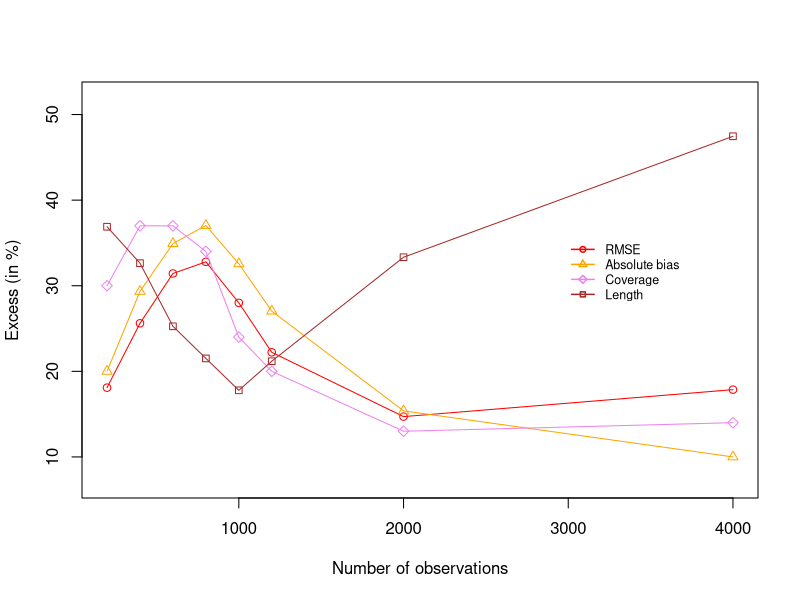
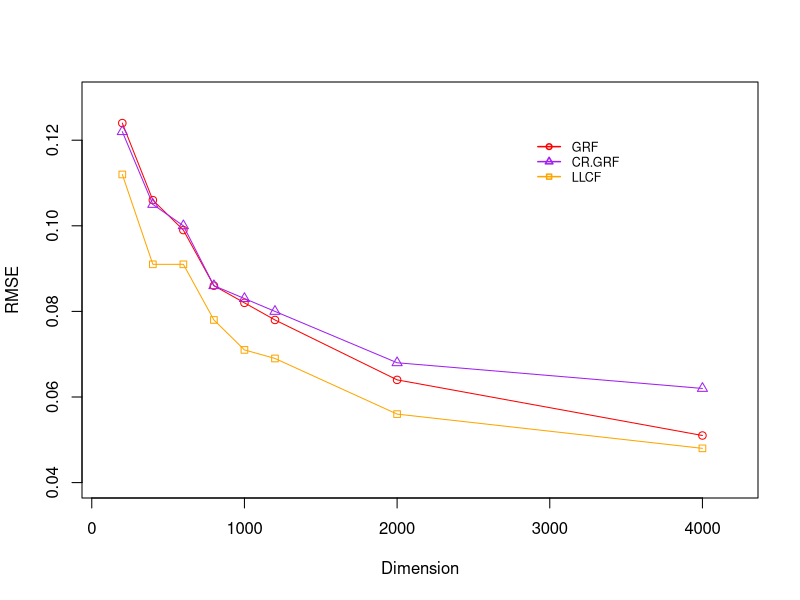
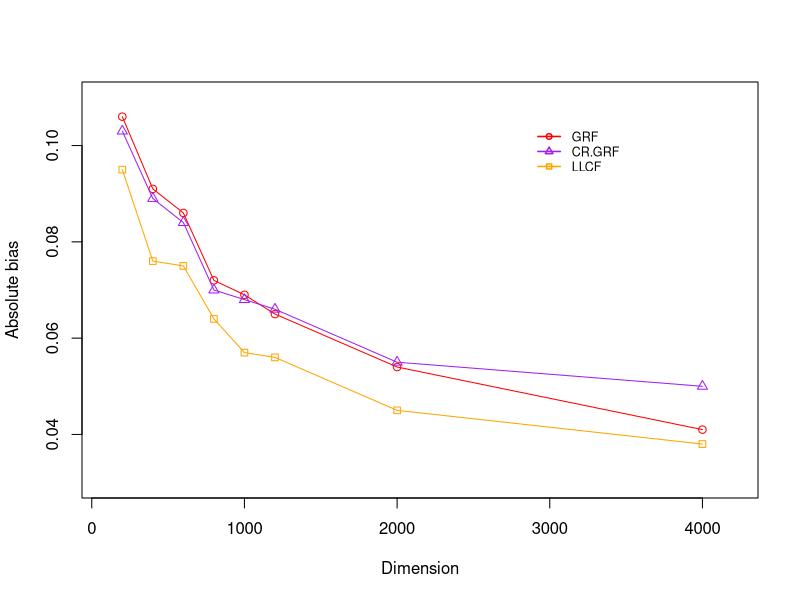
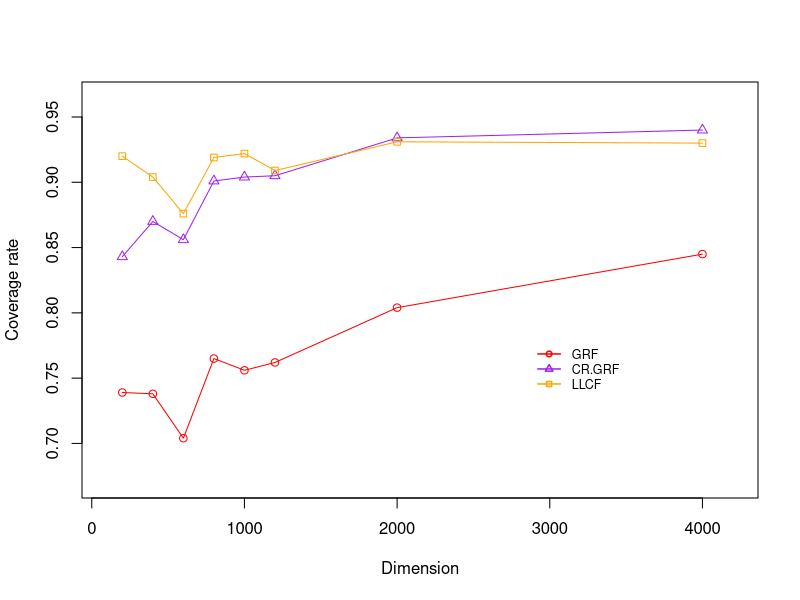
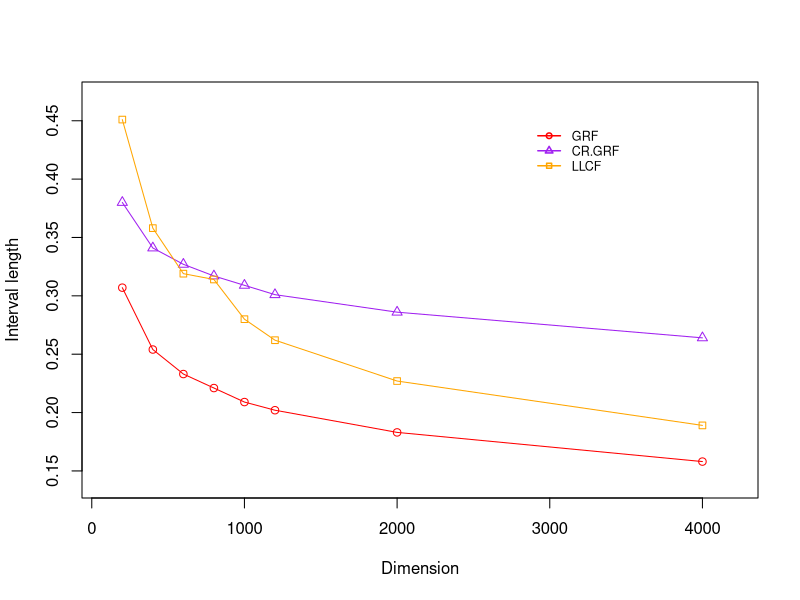

Here is the R script that generated these plots, in order:

excesserrors <- cbind(c(200,400,600,800,1000,1200,2000,4000), 
                      c(18.09,25.61,31.43,32.79,28.00,22.22,14.71,17.86), 
                      c(20.00,29.33,34.92,37.04,32.56,27.03,15.38,10.00),
                      c(30,37,37,34,24,20,13,14), 
                      c(36.89,32.63,25.26,21.51,17.78,21.18,33.33,47.46))

colnames(excesserrors) <- c("Number of observations", "Excess RMSE", "Excess absolute bias",
                            "Excess coverage rate", "Excess length")

par(mfrow = c(1, 1))

plot(x = excesserrors[,1], y = excesserrors[,2], type = "o", pch = 1, col = "red", main = "",
     xlim = c(200,4000), ylim = c(7, 52), xlab = "Number of observations", ylab = "Excess (in %)")
lines(x = excesserrors[,1], y = excesserrors[,3], type = "o", pch = 2, col = "orange")
lines(x = excesserrors[,1], y = excesserrors[,4], type = "o", pch = 5, col = "violet")
lines(x = excesserrors[,1], y = excesserrors[,5], type = "o", pch = 22, col = "brown")
legend(x = 3000, y = 36, box.lty = 0, cex = 0.75, pch = c(1,2, 5, 22), legend = c("RMSE", "Absolute bias", "Coverage", "Length"),
       lwd = 1.5, col = c("red", "orange", "violet", "brown"), xpd = TRUE)

semisynthetic.rmse <- cbind(c(200,400,600,800,1000,1200,2000,4000),
                            c(0.124,0.106,0.099,0.086,0.082,0.078,0.064,0.051),
                            c(0.122,0.105,0.100,0.086,0.083,0.080,0.068,0.062),
                            c(0.112,0.091,0.091,0.078,0.071,0.069,0.056,0.048))

semisynthetic.bias <- cbind(c(200,400,600,800,1000,1200,2000,4000),
                            c(0.106,0.091,0.086,0.072,0.069,0.065,0.054,0.041),
                            c(0.103,0.089,0.084,0.070,0.068,0.066,0.055,0.050),
                            c(0.095,0.076,0.075,0.064,0.057,0.056,0.045,0.038))

semisynthetic.coverage <- cbind(c(200,400,600,800,1000,1200,2000,4000),
                            c(0.739,0.738,0.704,0.765,0.756,0.762,0.804,0.845),
                            c(0.843,0.870,0.856,0.901,0.904,0.905,0.934,0.940),
                            c(0.920,0.904,0.876,0.919,0.922,0.909,0.931,0.930))

semisynthetic.length <- cbind(c(200,400,600,800,1000,1200,2000,4000),
                            c(0.307,0.254,0.233,0.221,0.209,0.202,0.183,0.158),
                            c(0.380,0.341,0.327,0.317,0.309,0.301,0.286,0.264),
                            c(0.451,0.358,0.319,0.314,0.280,0.262,0.227,0.189))

par(mfrow = c(1, 1))

plot(x = semisynthetic.rmse[,1], y = semisynthetic.rmse[,2], type = "o", pch = 1, col = "red", main = "",
     xlim = c(100,4200), ylim = c(0.040, 0.130), xlab = "Dimension", ylab = "RMSE")
lines(x = semisynthetic.rmse[,1], y = semisynthetic.rmse[,3], type = "o", pch = 2, col = "purple")
lines(x = semisynthetic.rmse[,1], y = semisynthetic.rmse[,4], type = "o", pch = 22, col = "orange")
legend(x = 2900, y = 0.122, box.lty = 0, cex = 0.75, pch = c(1,2,22), legend = c("GRF", "CR.GRF","LLCF"),
       lwd = 1.5, col = c("red", "purple","orange"), xpd = TRUE)

plot(x = semisynthetic.bias[,1], y = semisynthetic.bias[,2], type = "o", pch = 1, col = "red", main = "",
     xlim = c(100,4200), ylim = c(0.030, 0.110), xlab = "Dimension", ylab = "Absolute bias")
lines(x = semisynthetic.bias[,1], y = semisynthetic.bias[,3], type = "o", pch = 2, col = "purple")
lines(x = semisynthetic.bias[,1], y = semisynthetic.bias[,4], type = "o", pch = 22, col = "orange")
legend(x = 2900, y = 0.105, box.lty = 0, cex = 0.75, pch = c(1,2,22), legend = c("GRF", "CR.GRF","LLCF"),
       lwd = 1.5, col = c("red", "purple","orange"), xpd = TRUE)

plot(x = semisynthetic.coverage[,1], y = semisynthetic.coverage[,2], type = "o", pch = 1, col = "red", main = "",
     xlim = c(100,4200), ylim = c(0.67, 0.965), xlab = "Dimension", ylab = "Coverage rate")
lines(x = semisynthetic.coverage[,1], y = semisynthetic.coverage[,3], type = "o", pch = 2, col = "purple")
lines(x = semisynthetic.coverage[,1], y = semisynthetic.coverage[,4], type = "o", pch = 22, col = "orange")
legend(x = 2900, y = 0.78, box.lty = 0, cex = 0.75, pch = c(1,2,22), legend = c("GRF", "CR.GRF","LLCF"),
       lwd = 1.5, col = c("red", "purple","orange"), xpd = TRUE)

plot(x = semisynthetic.length[,1], y = semisynthetic.length[,2], type = "o", pch = 1, col = "red", main = "",
     xlim = c(100,4200), ylim = c(0.14, 0.47), xlab = "Dimension", ylab = "Interval length")
lines(x = semisynthetic.length[,1], y = semisynthetic.length[,3], type = "o", pch = 2, col = "purple")
lines(x = semisynthetic.length[,1], y = semisynthetic.length[,4], type = "o", pch = 22, col = "orange")
legend(x = 2900, y = 0.45, box.lty = 0, cex = 0.75, pch = c(1,2,22), legend = c("GRF", "CR.GRF","LLCF"),
       lwd = 1.5, col = c("red", "purple","orange"), xpd = TRUE)




